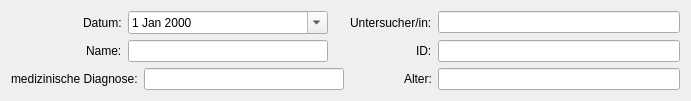
        <widget class="QWidget" name="layoutWidget_107">
         <property name="geometry">
          <rect>
           <x>10</x>
           <y>10</y>
           <width>691</width>
           <height>80</height>
          </rect>
         </property>
         <layout class="QVBoxLayout" name="verticalLayout_3">
          <item>
           <layout class="QHBoxLayout" name="horizontalLayout_2">
            <item>
             <spacer name="horizontalSpacer_6">
              <property name="orientation">
               <enum>Qt::Horizontal</enum>
              </property>
              <property name="sizeType">
               <enum>QSizePolicy::Fixed</enum>
              </property>
              <property name="sizeHint" stdset="0">
               <size>
                <width>72</width>
                <height>20</height>
               </size>
              </property>
             </spacer>
            </item>
            <item>
             <widget class="QLabel" name="lblDatumSDiagnostik">
              <property name="text">
               <string>Datum:</string>
              </property>
             </widget>
            </item>
            <item>
             <widget class="QDateEdit" name="deDatumSDiagnostik">
              <property name="minimumSize">
               <size>
                <width>200</width>
                <height>0</height>
               </size>
              </property>
              <property name="calendarPopup">
               <bool>true</bool>
              </property>
             </widget>
            </item>
            <item>
             <spacer name="horizontalSpacer_2">
              <property name="orientation">
               <enum>Qt::Horizontal</enum>
              </property>
              <property name="sizeHint" stdset="0">
               <size>
                <width>40</width>
                <height>20</height>
               </size>
              </property>
             </spacer>
            </item>
            <item>
             <widget class="QLabel" name="lblUntersucherSDiagnostik">
              <property name="text">
               <string>Untersucher/in:</string>
              </property>
             </widget>
            </item>
            <item>
             <widget class="QLineEdit" name="leUntersucherSDiagnostik">
              <property name="minimumSize">
               <size>
                <width>242</width>
                <height>0</height>
               </size>
              </property>
             </widget>
            </item>
           </layout>
          </item>
          <item>
           <layout class="QHBoxLayout" name="horizontalLayout_3">
            <item>
             <spacer name="horizontalSpacer_5">
              <property name="orientation">
               <enum>Qt::Horizontal</enum>
              </property>
              <property name="sizeType">
               <enum>QSizePolicy::Fixed</enum>
              </property>
              <property name="sizeHint" stdset="0">
               <size>
                <width>75</width>
                <height>20</height>
               </size>
              </property>
             </spacer>
            </item>
            <item>
             <widget class="QLabel" name="lblNameSDiagnostik">
              <property name="text">
               <string>Name:</string>
              </property>
             </widget>
            </item>
            <item>
             <widget class="QLineEdit" name="leNameSDiagnostik">
              <property name="minimumSize">
               <size>
                <width>200</width>
                <height>0</height>
               </size>
              </property>
              <property name="maximumSize">
               <size>
                <width>242</width>
                <height>16777215</height>
               </size>
              </property>
             </widget>
            </item>
            <item>
             <spacer name="horizontalSpacer_3">
              <property name="orientation">
               <enum>Qt::Horizontal</enum>
              </property>
              <property name="sizeHint" stdset="0">
               <size>
                <width>40</width>
                <height>20</height>
               </size>
              </property>
             </spacer>
            </item>
            <item>
             <widget class="QLabel" name="lblIDSDiagnostik">
              <property name="text">
               <string>ID:</string>
              </property>
             </widget>
            </item>
            <item>
             <widget class="QLineEdit" name="leIDSDiagnostik">
              <property name="minimumSize">
               <size>
                <width>242</width>
                <height>0</height>
               </size>
              </property>
              <property name="maximumSize">
               <size>
                <width>242</width>
                <height>16777215</height>
               </size>
              </property>
             </widget>
            </item>
           </layout>
          </item>
          <item>
           <layout class="QHBoxLayout" name="horizontalLayout_4">
            <item>
             <widget class="QLabel" name="lblMDSDiagnostik">
              <property name="text">
               <string>medizinische Diagnose:</string>
              </property>
             </widget>
            </item>
            <item>
             <widget class="QLineEdit" name="leMDSDiagnostik">
              <property name="minimumSize">
               <size>
                <width>200</width>
                <height>0</height>
               </size>
              </property>
              <property name="maximumSize">
               <size>
                <width>242</width>
                <height>16777215</height>
               </size>
              </property>
             </widget>
            </item>
            <item>
             <spacer name="horizontalSpacer_4">
              <property name="orientation">
               <enum>Qt::Horizontal</enum>
              </property>
              <property name="sizeHint" stdset="0">
               <size>
                <width>40</width>
                <height>20</height>
               </size>
              </property>
             </spacer>
            </item>
            <item>
             <widget class="QLabel" name="lblAlterSDiagnostik">
              <property name="text">
               <string>Alter:</string>
              </property>
             </widget>
            </item>
            <item>
             <widget class="QLineEdit" name="leAlterSDiagnostik">
              <property name="minimumSize">
               <size>
                <width>242</width>
                <height>0</height>
               </size>
              </property>
              <property name="maximumSize">
               <size>
                <width>242</width>
                <height>16777215</height>
               </size>
              </property>
             </widget>
            </item>
           </layout>
          </item>
         </layout>
        </widget>
